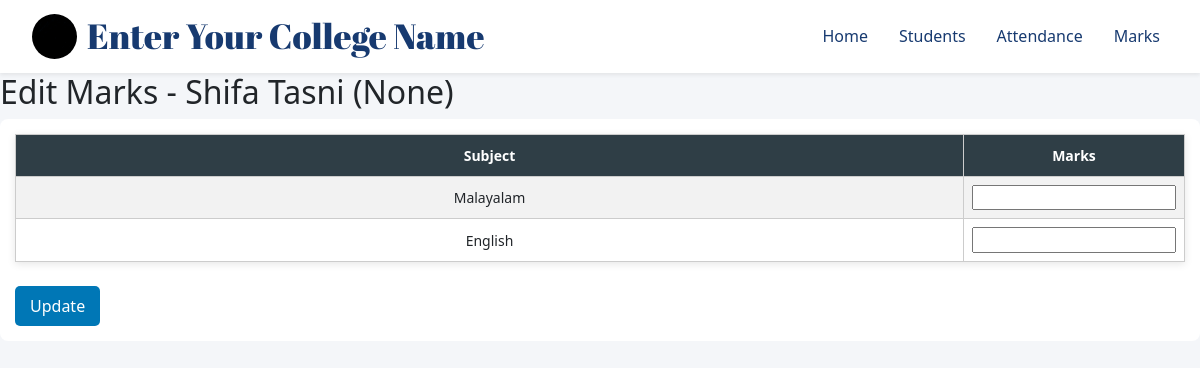
The app's page /edit-student-marks/1/None/ (signed in) with its own data.
### myapp/models.py (models this page shows, shortened)
class Student(models.Model):
    CLASS_CHOICES = [
        ('8', 'Class 8'),
        ('9', 'Class 9'),
        ('10', 'Class 10'),
        ('+1', 'Plus One'),
        ('+2', 'Plus Two'),
        ('ug1', 'Degree 1st Year'),
        ('ug2', 'Degree 2nd Year'),
        ('ug3', 'Degree 3rd Year'),
    ]
    user = models.ForeignKey(User, on_delete=models.CASCADE)
    name = models.CharField(max_length=100)
    roll_no = models.IntegerField()
    school_class = models.CharField(
        max_length=20,
        choices=CLASS_CHOICES
    )
    parent_phone = models.CharField(max_length=15)
    address = models.TextField()
    photo = models.ImageField(upload_to='students/', blank=True, null=True)

class Subject(models.Model):
    user = models.ForeignKey(User, on_delete=models.CASCADE)  # ✅ ADD THIS
    name = models.CharField(max_length=50)
    class Meta:
        unique_together = ['user', 'name']  # ✅ prevent duplicates per user

### myapp/views.py (the view, shortened to what this page needs)
# urls.py: path('edit-student-marks/<int:student_id>/<str:exam_name>/', views.edit_student_marks, name='edit_student_marks'),
def edit_student_marks(request, student_id, exam_name):
    user = request.user   # ✅ IMPORTANT
    student = get_object_or_404(Student, id=student_id, user=user)
    subjects = Subject.objects.all()
    marks_qs = Marks.objects.filter(
        student=student,
        exam_name=exam_name
    )
    marks_dict = {m.subject.name: m.marks for m in marks_qs}
    return render(request, 'edit_marks.html', {
        'student': student,
        'subjects': subjects,
        'marks_dict': marks_dict,
        'exam_name': exam_name
    })

### myapp/templatetags/custom_filters.py (called while the page is built)
@register.filter
def get_item(dictionary, key):
    return dictionary.get(key)

### templates/edit_marks.html (shortened to what this page needs)
{% extends 'base.html' %}
{% load static %}
{% load custom_filters %}
{% block content %}
<h2>Edit Marks - {{ student.name }} ({{ exam_name }})</h2>
<form method="post">
    <table border="1">
        <tr>
            <th>Subject</th>
            <th>Marks</th>
        </tr>
        {% for sub in subjects %}
        <tr>
            <td>{{ sub.name }}</td>
            <td>
                <input type="number"
                       name="{{ sub.name }}"
                       value="{{ marks_dict|get_item:sub.name }}"
                       min="0">
            </td>
        </tr>
        {% endfor %}
    </table>
    <br>
    <button type="submit">Update</button>
</form>
{% endblock %}

### static/css/style.css (style rules this page uses)
table { width: 100%; border-collapse: collapse; }
th, td { padding: 8px; border: 1px solid #ccc; text-align: center; font-size: 14px; }
th { background: #f5f5f5; }
td:nth-child(2), td:nth-child(3) { font-weight: bold; font-size: 13px; }
th:nth-child(2), th:nth-child(3), td:nth-child(2), td:nth-child(3) { width: 80px; }
th:nth-child(2), th:nth-child(3), td:nth-child(2), td:nth-child(3) { width: 80px; font-weight: bold; }
body { font-family: Arial; background: #f4f6f9; }
table { border-collapse: collapse; width: 100%; background: white; box-shadow: 0 2px 8px rgba(0,0,0,0.1); }
th { background: #2f3e46; color: white; padding: 10px; }
td { text-align: center; padding: 8px; }
tr:nth-child(even) { background: #f2f2f2; }
form { background: white; padding: 15px; margin-bottom: 15px; border-radius: 8px; }
button { background: #0077b6; color: white; border: none; padding: 8px 15px; border-radius: 5px; cursor: pointer; }
body, html { margin: 0; padding: 0; height: 100%; font-family: 'Segoe UI', sans-serif; }

### records on screen
Student: name "Shifa Tasni"
Subject: name "Malayalam"
Subject: name "English"

### other values on screen
{{ exam_name }} "None"
